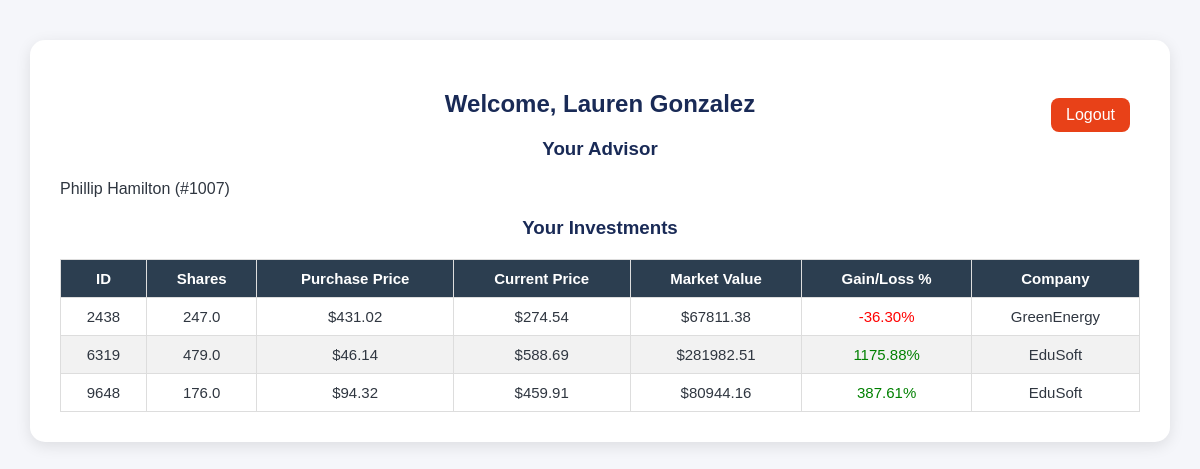
Page /client_dashboard (signed in) on the committed database.
### models.py (models this page shows)
class Client(Base):
    __tablename__ = "clients"
    client_id = Column(Integer, primary_key=True, index=True)
    first_name = Column(String)
    last_name = Column(String)
    ssn = Column(String, unique=True)
    date_of_birth = Column(Date)
    gender = Column(String)
    marital_status = Column(String)
    email = Column(String, unique=True)
    password_hash = Column(String)
    phone_number = Column(String)
    address = Column(String)
    employment_status = Column(String)
    annual_income = Column(Float)
    risk_tolerance = Column(String)
    advisor_id = Column(Integer, ForeignKey("employees.employee_id"))
    advisor = relationship("Employee", back_populates="clients")
    investments = relationship("Investment", back_populates="client")

class Employee(Base):
    __tablename__ = "employees"
    employee_id = Column(Integer, primary_key=True, index=True)
    first_name = Column(String)
    last_name = Column(String)
    date_of_birth = Column(Date)
    gender = Column(String)
    work_email = Column(String, unique=True)
    password_hash = Column(String)
    phone_number = Column(String)
    address = Column(String)
    start_date = Column(Date)
    job_title = Column(String)
    base_salary = Column(Float)
    commission_rate = Column(Float)
    license_number = Column(String)
    license_expiry_date = Column(Date)
    manager_id = Column(Integer, ForeignKey("employees.employee_id"), nullable=True)  # Managers can be null
    clients = relationship("Client", back_populates="advisor")
    investments = relationship("Investment", back_populates="advisor")

class Investment(Base):
    __tablename__ = "investments"
    investment_id = Column(Integer, primary_key=True, index=True)
    client_id = Column(Integer, ForeignKey("clients.client_id"))
    advisor_id = Column(Integer, ForeignKey("employees.employee_id"))
    company_id = Column(Integer, ForeignKey("companies.company_id"))
    date = Column(Date)
    shares_purchased = Column(Float)
    purchase_price_per_share = Column(Float)
    broker_fees = Column(Float)
    current_price = Column(Float)
    market_value = Column(Float)
    gain_loss_percent = Column(Float)
    exit_date = Column(Date, nullable=True)
    client = relationship("Client", back_populates="investments")
    advisor = relationship("Employee", back_populates="investments")
    company = relationship("Company", back_populates="investments")

class Company(Base):
    __tablename__ = "companies"
    company_id = Column(Integer, primary_key=True, index=True)
    company_name = Column(String, nullable=False)
    abbreviation = Column(String)
    isin = Column(String)
    industry = Column(String)
    country = Column(String)
    company_type = Column(String)
    market_cap = Column(Float)
    revenue = Column(Float)
    earnings_per_share = Column(Float)
    target_price = Column(Float)
    investments = relationship("Investment", back_populates="company")

### app.py (the view)
@app.route("/client_dashboard")
def client_dashboard():
    if session.get("user_type") != "client":
        return redirect(url_for("login"))
    db = SessionLocal()
    client = db.query(Client).get(session["user_id"])
    if not client:
        return "Client not found", 404
    advisor = db.query(Employee).get(client.advisor_id)
    investments = db.query(Investment).filter(Investment.client_id == client.client_id).all()
    for inv in investments:
        inv.company = db.query(Company).get(inv.company_id)
    return render_template(
        "client_dashboard.html",
        client=client,
        advisor=advisor,
        investments=investments
    )

### templates/client_dashboard.html (shortened to what this page needs)
<!DOCTYPE html>
<html lang="en">
<head>
    <link rel="stylesheet" href="{{ url_for('static', filename='style.css') }}">
</head>
<body>
    <div class="container">
        <h2>Welcome, {{ client.first_name }} {{ client.last_name }}</h2>
        <a href="{{ url_for('logout') }}" class="logout-btn">Logout</a>
        <h3>Your Advisor</h3>
        <p>{{ advisor.first_name }} {{ advisor.last_name }} (#{{ advisor.employee_id }})</p>
        <h3>Your Investments</h3>
        <table>
            <thead>
                <tr>
                    <th>ID</th>
                    <th>Shares</th>
                    <th>Purchase Price</th>
                    <th>Current Price</th>
                    <th>Market Value</th>
                    <th>Gain/Loss %</th>
                    <th>Company</th>
                </tr>
            </thead>
            <tbody>
                {% for investment in investments %}
                <tr>
                    <td>{{ investment.investment_id }}</td>
                    <td>{{ investment.shares_purchased }}</td>
                    <td>${{ "%.2f"|format(investment.purchase_price_per_share) }}</td>
                    <td>${{ "%.2f"|format(investment.current_price) }}</td>
                    <td>${{ "%.2f"|format(investment.market_value) }}</td>
                    <td style="color: {% if investment.gain_loss_percent >= 0 %}green{% else %}red{% endif %};">
                        {{ "%.2f"|format(investment.gain_loss_percent) }}%
                    </td>
                    <td>{{ investment.company.company_name if investment.company else "N/A" }}</td>
                </tr>
                {% else %}
                <tr><td colspan="7">No investments found</td></tr>
                {% endfor %}
            </tbody>
        </table>
    </div>
</body>
</html>

### static/style.css (style rules this page uses)
body { font-family: Arial, sans-serif; background-color: #f5f6fa; color: #2f3640; margin: 0; padding: 0; }
.container { width: 90%; max-width: 1100px; margin: 40px auto; background-color: #fff; padding: 30px; border-radius: 15px; box-shadow: 0 4px 15px rgba(0,0,0,0.1); }
h2, h3 { color: #192a56; text-align: center; margin-bottom: 20px; }
table { width: 100%; border-collapse: collapse; margin-top: 15px; font-size: 15px; }
thead { background-color: #2c3e50; color: #fff; }
th, td { border: 1px solid #ddd; padding: 10px 12px; text-align: center; }
tr:nth-child(even) { background-color: #f2f2f2; }
a { display: inline-block; padding: 10px 15px; background-color: #273c75; color: white; text-decoration: none; border-radius: 5px; }
.logout-btn { float: right; background-color: #e84118; color: white; padding: 8px 15px; border-radius: 8px; text-decoration: none; margin-top: -40px; margin-right: 10px; }

### rows in the picture
Client: first_name "Lauren", last_name "Gonzalez"
Employee: first_name "Phillip", last_name "Hamilton", employee_id "1007"
Investment: investment_id "2438", shares_purchased "247.0", purchase_price_per_share "431.02", current_price "274.54", market_value "67811.38", gain_loss_percent "-36.30", company "GreenEnergy"
Investment: investment_id "6319", shares_purchased "479.0", purchase_price_per_share "46.14", current_price "588.69", market_value "281982.51", gain_loss_percent "1175.88", company "EduSoft"
Investment: investment_id "9648", shares_purchased "176.0", purchase_price_per_share "94.32", current_price "459.91", market_value "80944.16", gain_loss_percent "387.61", company "EduSoft"
